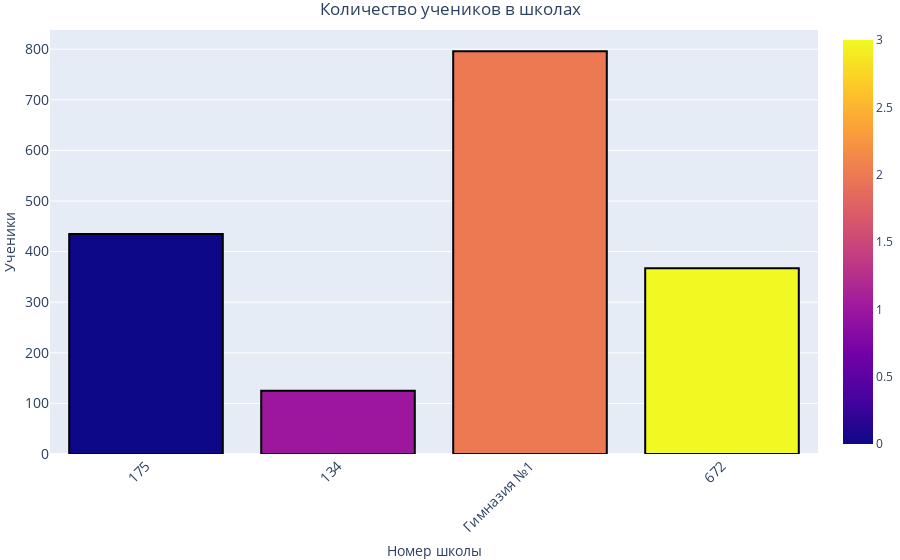

Source (notebook cell):
### Markdown cell above
Размер текста меток осей сделать равным 14

### Code cell
fig.update_layout(
    title="Количество учеников в школах", title_font_size=20, title_x=0.5,
    xaxis_title="Номер школы", xaxis_title_font_size=16, xaxis_tickfont_size=14,
    yaxis_title="Ученики", yaxis_title_font_size=16, yaxis_tickfont_size=14,
)

fig.update_xaxes(tickangle=315)

fig.show()

### Figure 1 — Plotly figure (JSON) as saved in the notebook; plotly's stock layout.template omitted (floating-point values rounded to 4 significant figures)
{"data": [{"marker": {"color": [0, 1, 2, 3], "coloraxis": "coloraxis", "line": {"color": "black", "width": 2}}, "type": "bar", "x": ["175", "134", "Гимназия №1", "672"], "y": [435, 125, 796, 367]}], "layout": {"margin": {"b": 0, "l": 0, "r": 0, "t": 30}, "title": {"text": "Количество учеников в школах", "x": 0.5}, "xaxis": {"tickangle": -45, "tickfont": {"size": 14}, "title": {"text": "Номер школы"}}, "yaxis": {"tickfont": {"size": 14}, "title": {"text": "Ученики"}}}}
